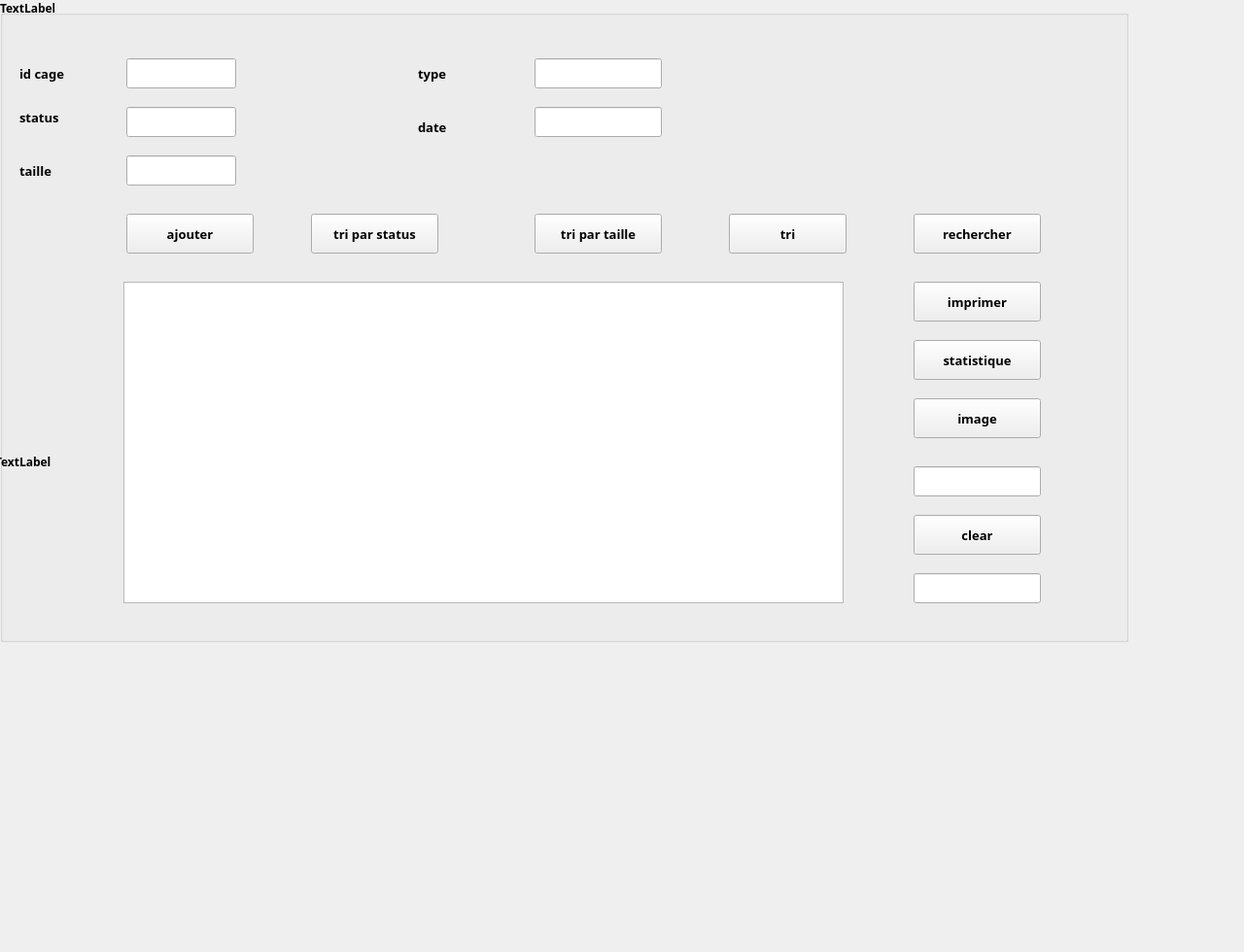
      <widget class="QWidget" name="gestion_cage">
       <property name="font">
        <font>
         <family>Lucida Bright</family>
         <weight>75</weight>
         <bold>true</bold>
        </font>
       </property>
       <attribute name="title">
        <string>gestion des cages</string>
       </attribute>
       <widget class="QGroupBox" name="groupBox_3">
        <property name="geometry">
         <rect>
          <x>0</x>
          <y>10</y>
          <width>1161</width>
          <height>651</height>
         </rect>
        </property>
        <property name="title">
         <string/>
        </property>
        <widget class="QLineEdit" name="idcage">
         <property name="geometry">
          <rect>
           <x>130</x>
           <y>50</y>
           <width>113</width>
           <height>31</height>
          </rect>
         </property>
        </widget>
        <widget class="QLineEdit" name="statuscage">
         <property name="geometry">
          <rect>
           <x>130</x>
           <y>100</y>
           <width>113</width>
           <height>31</height>
          </rect>
         </property>
        </widget>
        <widget class="QLineEdit" name="taillecage">
         <property name="geometry">
          <rect>
           <x>130</x>
           <y>150</y>
           <width>113</width>
           <height>31</height>
          </rect>
         </property>
        </widget>
        <widget class="QLineEdit" name="typecage">
         <property name="geometry">
          <rect>
           <x>550</x>
           <y>50</y>
           <width>131</width>
           <height>31</height>
          </rect>
         </property>
        </widget>
        <widget class="QLineEdit" name="datecage">
         <property name="geometry">
          <rect>
           <x>550</x>
           <y>100</y>
           <width>131</width>
           <height>31</height>
          </rect>
         </property>
        </widget>
        <widget class="QTableView" name="tab_cage">
         <property name="geometry">
          <rect>
           <x>127</x>
           <y>280</y>
           <width>741</width>
           <height>331</height>
          </rect>
         </property>
        </widget>
        <widget class="QLineEdit" name="filecage">
         <property name="geometry">
          <rect>
           <x>940</x>
           <y>470</y>
           <width>131</width>
           <height>31</height>
          </rect>
         </property>
        </widget>
        <widget class="QLineEdit" name="lineEditcage">
         <property name="geometry">
          <rect>
           <x>940</x>
           <y>580</y>
           <width>131</width>
           <height>31</height>
          </rect>
         </property>
        </widget>
        <widget class="QPushButton" name="pushButton_7cage">
         <property name="geometry">
          <rect>
           <x>550</x>
           <y>210</y>
           <width>131</width>
           <height>41</height>
          </rect>
         </property>
         <property name="font">
          <font>
           <pointsize>10</pointsize>
          </font>
         </property>
         <property name="text">
          <string>tri par taille</string>
         </property>
        </widget>
        <widget class="QPushButton" name="pushButton_8cage">
         <property name="geometry">
          <rect>
           <x>320</x>
           <y>210</y>
           <width>131</width>
           <height>41</height>
          </rect>
         </property>
         <property name="font">
          <font>
           <pointsize>10</pointsize>
          </font>
         </property>
         <property name="text">
          <string>tri par status</string>
         </property>
        </widget>
        <widget class="QPushButton" name="pb_ajoutercage">
         <property name="geometry">
          <rect>
           <x>130</x>
           <y>210</y>
           <width>131</width>
           <height>41</height>
          </rect>
         </property>
         <property name="font">
          <font>
           <pointsize>10</pointsize>
          </font>
         </property>
         <property name="text">
          <string>ajouter</string>
         </property>
        </widget>
        <widget class="QPushButton" name="pb_recherchercage">
         <property name="geometry">
          <rect>
           <x>940</x>
           <y>210</y>
           <width>131</width>
           <height>41</height>
          </rect>
         </property>
         <property name="font">
          <font>
           <pointsize>10</pointsize>
          </font>
         </property>
         <property name="text">
          <string>rechercher</string>
         </property>
        </widget>
        <widget class="QPushButton" name="pb_tricage">
         <property name="geometry">
          <rect>
           <x>750</x>
           <y>210</y>
           <width>121</width>
           <height>41</height>
          </rect>
         </property>
         <property name="font">
          <font>
           <pointsize>10</pointsize>
          </font>
         </property>
         <property name="text">
          <string>tri</string>
         </property>
        </widget>
        <widget class="QPushButton" name="pushButton_2cage">
         <property name="geometry">
          <rect>
           <x>940</x>
           <y>340</y>
           <width>131</width>
           <height>41</height>
          </rect>
         </property>
         <property name="font">
          <font>
           <pointsize>10</pointsize>
          </font>
         </property>
         <property name="text">
          <string>statistique</string>
         </property>
        </widget>
        <widget class="QPushButton" name="pushButton_6cage">
         <property name="geometry">
          <rect>
           <x>940</x>
           <y>400</y>
           <width>131</width>
           <height>41</height>
          </rect>
         </property>
         <property name="font">
          <font>
           <pointsize>10</pointsize>
          </font>
         </property>
         <property name="text">
          <string>image</string>
         </property>
        </widget>
        <widget class="QPushButton" name="pushButton_5cage">
         <property name="geometry">
          <rect>
           <x>940</x>
           <y>520</y>
           <width>131</width>
           <height>41</height>
          </rect>
         </property>
         <property name="font">
          <font>
           <pointsize>10</pointsize>
          </font>
         </property>
         <property name="text">
          <string>clear</string>
         </property>
        </widget>
        <widget class="QPushButton" name="pushButtoncage">
         <property name="geometry">
          <rect>
           <x>940</x>
           <y>280</y>
           <width>131</width>
           <height>41</height>
          </rect>
         </property>
         <property name="font">
          <font>
           <pointsize>10</pointsize>
          </font>
         </property>
         <property name="text">
          <string>imprimer</string>
         </property>
        </widget>
        <widget class="QLabel" name="label">
         <property name="geometry">
          <rect>
           <x>20</x>
           <y>50</y>
           <width>81</width>
           <height>31</height>
          </rect>
         </property>
         <property name="font">
          <font>
           <pointsize>10</pointsize>
          </font>
         </property>
         <property name="text">
          <string>id cage</string>
         </property>
        </widget>
        <widget class="QLabel" name="label_3">
         <property name="geometry">
          <rect>
           <x>20</x>
           <y>100</y>
           <width>81</width>
           <height>21</height>
          </rect>
         </property>
         <property name="font">
          <font>
           <pointsize>10</pointsize>
          </font>
         </property>
         <property name="text">
          <string>status</string>
         </property>
        </widget>
        <widget class="QLabel" name="label_4">
         <property name="geometry">
          <rect>
           <x>20</x>
           <y>150</y>
           <width>71</width>
           <height>31</height>
          </rect>
         </property>
         <property name="font">
          <font>
           <pointsize>10</pointsize>
          </font>
         </property>
         <property name="text">
          <string>taille</string>
         </property>
        </widget>
        <widget class="QLabel" name="label_5">
         <property name="geometry">
          <rect>
           <x>430</x>
           <y>55</y>
           <width>71</width>
           <height>21</height>
          </rect>
         </property>
         <property name="font">
          <font>
           <pointsize>10</pointsize>
          </font>
         </property>
         <property name="text">
          <string>type</string>
         </property>
        </widget>
        <widget class="QLabel" name="label_6">
         <property name="geometry">
          <rect>
           <x>430</x>
           <y>110</y>
           <width>71</width>
           <height>21</height>
          </rect>
         </property>
         <property name="font">
          <font>
           <pointsize>10</pointsize>
          </font>
         </property>
         <property name="text">
          <string>date</string>
         </property>
        </widget>
       </widget>
       <widget class="QLabel" name="label_7">
        <property name="geometry">
         <rect>
          <x>0</x>
          <y>0</y>
          <width>56</width>
          <height>16</height>
         </rect>
        </property>
        <property name="text">
         <string>TextLabel</string>
        </property>
       </widget>
       <widget class="QLabel" name="labelphotocage">
        <property name="geometry">
         <rect>
          <x>-5</x>
          <y>-10</y>
          <width>1271</width>
          <height>971</height>
         </rect>
        </property>
        <property name="text">
         <string>TextLabel</string>
        </property>
       </widget>
       <zorder>labelphotocage</zorder>
       <zorder>groupBox_3</zorder>
       <zorder>label_7</zorder>
      </widget>
